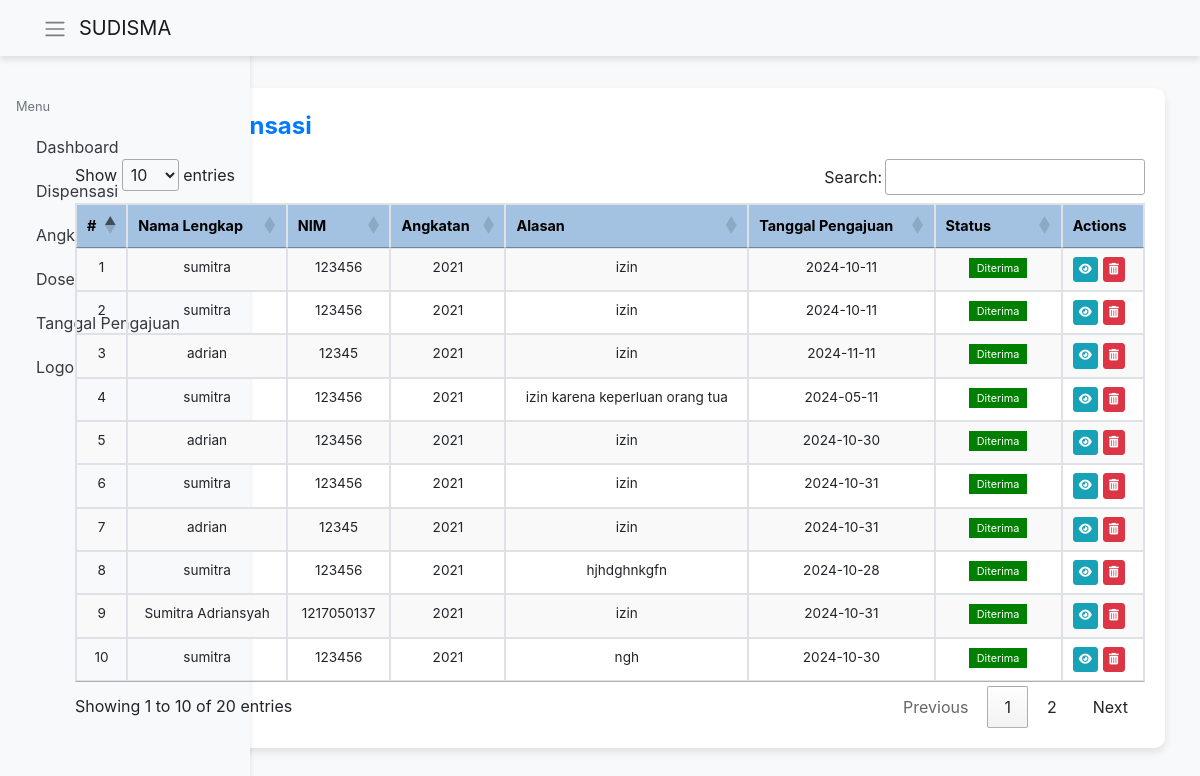
The page /list_pengajuan.php (signed in) on the database its author committed.
### tables this page shows
CREATE TABLE `pengajuan` (
  `id` int(11) NOT NULL,
  `user_id` int(11) NOT NULL,
  `angkatan_id` int(11) DEFAULT NULL,
  `dosen_id` int(11) DEFAULT NULL,
  `alasan` text NOT NULL,
  `tanggal_pengajuan` date NOT NULL,
  `dokumen_lampiran` varchar(255) NOT NULL,
  `status` enum('pending','disetujui','ditolak') DEFAULT 'pending',
  `tanggal_disetujui` date DEFAULT NULL,
  `keputusan_admin` text DEFAULT NULL,
  `updated_at` timestamp NOT NULL DEFAULT current_timestamp() ON UPDATE current_timestamp(),
  `nama_lengkap` varchar(255) NOT NULL,
  `nim` varchar(50) NOT NULL,
  `angkatan` varchar(4) NOT NULL,
  `email` varchar(255) NOT NULL,
  `jurusan` varchar(100) NOT NULL,
  `jurusan_id` int(11) DEFAULT NULL,
  `wakil_dekan_id` int(11) DEFAULT NULL,
  `tanggal_acc_ketua_jurusan` date DEFAULT NULL,
  `tanggal_acc_wakil_dekan` date DEFAULT NULL
);

### list_pengajuan.php (the view, shortened to what this page needs)
<?php
include 'db.php';
$query = "SELECT * FROM pengajuan";
$result = $conn->query($query);
?>
<!DOCTYPE html>
<html lang="en">
<head>
    <link href="https://maxcdn.bootstrapcdn.com/bootstrap/4.5.2/css/bootstrap.min.css" rel="stylesheet">
    <link rel="stylesheet" href="https://cdn.datatables.net/1.11.3/css/jquery.dataTables.min.css">
    <link rel="stylesheet" href="https://cdnjs.cloudflare.com/ajax/libs/font-awesome/6.0.0-beta3/css/all.min.css">
</head>
<body>
<nav class="navbar navbar-expand-lg navbar-light bg-light fixed-top">
    <div class="container-fluid">
        <button class="btn me-3" id="sidebarToggle" style="background-color: transparent; border: none;">
            <span class="navbar-toggler-icon"></span>
        </button>
        <a class="navbar-brand text-black" href="#">SUDISMA</a>
    </div>
</nav>
    <div class="sidebar bg-light p-3" id="sidebar">
        <h4 class="text-center">SUDISMA</h4>
        <div style="height: 40px;"></div>
        <small class="text-muted ms-2">Menu</small>
        <nav class="nav flex-column mt-2">
            <a class="nav-link active d-flex align-items-center text-dark" href="dashboard_admin.php" style="color: black;">
                <i class="bi bi-speedometer2 me-2"></i> Dashboard
            </a>
            <a class="nav-link d-flex align-items-center text-dark" href="list_pengajuan.php" style="color: black;">
                <i class="bi bi-file-earmark-text me-2"></i> Dispensasi
            </a>
            <a class="nav-link d-flex align-items-center text-dark" href="list_angkatan.php" style="color: black;">
                <i class="bi bi-file-earmark-text me-2"></i> Angkatan
            </a>
            <a class="nav-link d-flex align-items-center text-dark" href="list_dosen.php" style="color: black;">
                <i class="bi bi-file-earmark-text me-2"></i> Dosen Penyetuju
            </a>
            <a class="nav-link d-flex align-items-center text-dark" href="list_tanggal.php" style="color: black;">
                <i class="bi bi-file-earmark-text me-2"></i> Tanggal Pengajuan
            </a>
            <a class="nav-link d-flex align-items-center text-dark" href="logout.php" style="color: black;">
                <i class="bi bi-box-arrow-right me-2"></i> Logout
            </a>
        </nav>
    </div>
    <div class="main-content"  id="content">
        <div class="container mt-5">
            <div class="table-container">
                <div class="header-title">List Data Dispensasi</div>
                <div class="table-responsive">
                    <table id="dispensasiTable" class="table table-bordered table-hover">
                        <thead>
                            <tr>
                                <th>#</th>
                                <th>Nama Lengkap</th>
                                <th>NIM</th>
                                <th>Angkatan</th>
                                <th>Alasan</th>
                                <th>Tanggal Pengajuan</th>
                                <th>Status</th>
                                <th>Actions</th>
                            </tr>
                        </thead>
                        <tbody>
                            <?php $no = 1; ?>
                            <?php while ($row = $result->fetch_assoc()): ?>
                            <tr>
                                <td class="text-center"><?= $no++; ?></td>
                                <td><?= htmlspecialchars($row['nama_lengkap']); ?></td>
                                <td><?= htmlspecialchars($row['nim']); ?></td>
                                <td class="text-center"><?= htmlspecialchars($row['angkatan']); ?></td>
                                <td><?= htmlspecialchars($row['alasan']); ?></td>
                                <td class="text-center"><?= htmlspecialchars($row['tanggal_pengajuan']); ?></td>
                                <td class="text-center">
                                    <?php if ($row['status'] == 'pending'): ?>
                                        <span class="status-badge status-belum-diproses">Belum diproses</span>
                                    <?php elseif ($row['status'] == 'disetujui'): ?>
                                        <span class="status-badge status-diterima">Diterima</span>
                                    <?php elseif ($row['status'] == 'ditolak'): ?>
                                        <span class="status-badge status-ditolak">Ditolak</span>
                                    <?php endif; ?>
                                </td>
                                <td class="action-buttons text-center">
                                <a href="detail_pengajuan.php?id=<?= urlencode($row['id']); ?>" class="btn btn-info btn-custom" style="text-decoration: none;">
                                    <i class="fas fa-eye"></i>
                                </a>
                                    <button class="btn btn-danger btn-custom" onclick="confirmDelete(<?= $row['id']; ?>)">
                                        <i class="fas fa-trash-alt"></i>
                                    </button>
                                </td>
                            </tr>
                            <?php endwhile; ?>
                        </tbody>
                    </table>
                </div>
            </div>
        </div>
</body>
</html>

### list_pengajuan.php (style rules this page uses)
body { background-color: #f8f9fa; }
.sidebar { box-shadow: 0 4px 6px rgba(0, 0, 0, 0.1); height: 100vh; background-color: #343a40; color: white; padding-top: 20px; position: fixed; top: 0; left: 0; width: 250px; transition: transform 0.3s ease; }
.navbar { box-shadow: 0 4px 6px rgba(0, 0, 0, 0.1); }
.sidebar a { color: white; display: block; padding: 10px 20px; text-decoration: none; font-size: 16px; }
.main-content { margin-left: 250px; padding: 20px; margin-top: 150px; min-height: calc(100vh - 56px); }
.status-badge { padding: 3px 8px; font-size: 0.8em; }
.status-diterima { background-color: green; color: white; }
.action-buttons { display: flex; gap: 5px; }
.btn-custom { padding: 3px 5px; font-size: 0.85em; border-radius: 3px; }
.table-container { padding: 20px; background-color: #fff; border-radius: 10px; box-shadow: 0px 4px 8px rgba(0, 0, 0, 0.1); }
.table thead th { background-color: #a3c1e0; color: black !important;; font-size: 0.9em; }
.table th, .table td { font-size: 0.85em; padding: 8px; text-align: center; }
.table tbody tr:nth-child(odd) { background-color: #f9f9f9; }
.main-content { margin-left: 20px; padding: 20px; margin-top: 20px; min-height: calc(100vh - 56px); }
.header-title { font-size: 1.5em; color: #007bff; font-weight: bold; text-align: left; margin-bottom: 15px; }

### rows shown on the page
pengajuan: nama_lengkap "sumitra", nim "123456", angkatan "2021", alasan "izin", tanggal_pengajuan "2024-10-11", status "Diterima"
pengajuan: nama_lengkap "sumitra", nim "123456", angkatan "2021", alasan "izin", tanggal_pengajuan "2024-10-11", status "Diterima"
pengajuan: nama_lengkap "adrian", nim "12345", angkatan "2021", alasan "izin", tanggal_pengajuan "2024-11-11", status "Diterima"
pengajuan: nama_lengkap "sumitra", nim "123456", angkatan "2021", alasan "izin karena keperluan orang tua", tanggal_pengajuan "2024-05-11", status "Diterima"
pengajuan: nama_lengkap "adrian", nim "123456", angkatan "2021", alasan "izin", tanggal_pengajuan "2024-10-30", status "Diterima"
pengajuan: nama_lengkap "sumitra", nim "123456", angkatan "2021", alasan "izin", tanggal_pengajuan "2024-10-31", status "Diterima"
pengajuan: nama_lengkap "adrian", nim "12345", angkatan "2021", alasan "izin", tanggal_pengajuan "2024-10-31", status "Diterima"
pengajuan: nama_lengkap "sumitra", nim "123456", angkatan "2021", alasan "hjhdghnkgfn", tanggal_pengajuan "2024-10-28", status "Diterima"
pengajuan: nama_lengkap "Sumitra Adriansyah", nim "1217050137", angkatan "2021", alasan "izin", tanggal_pengajuan "2024-10-31", status "Diterima"
pengajuan: nama_lengkap "sumitra", nim "123456", angkatan "2021", alasan "ngh", tanggal_pengajuan "2024-10-30", status "Diterima"
